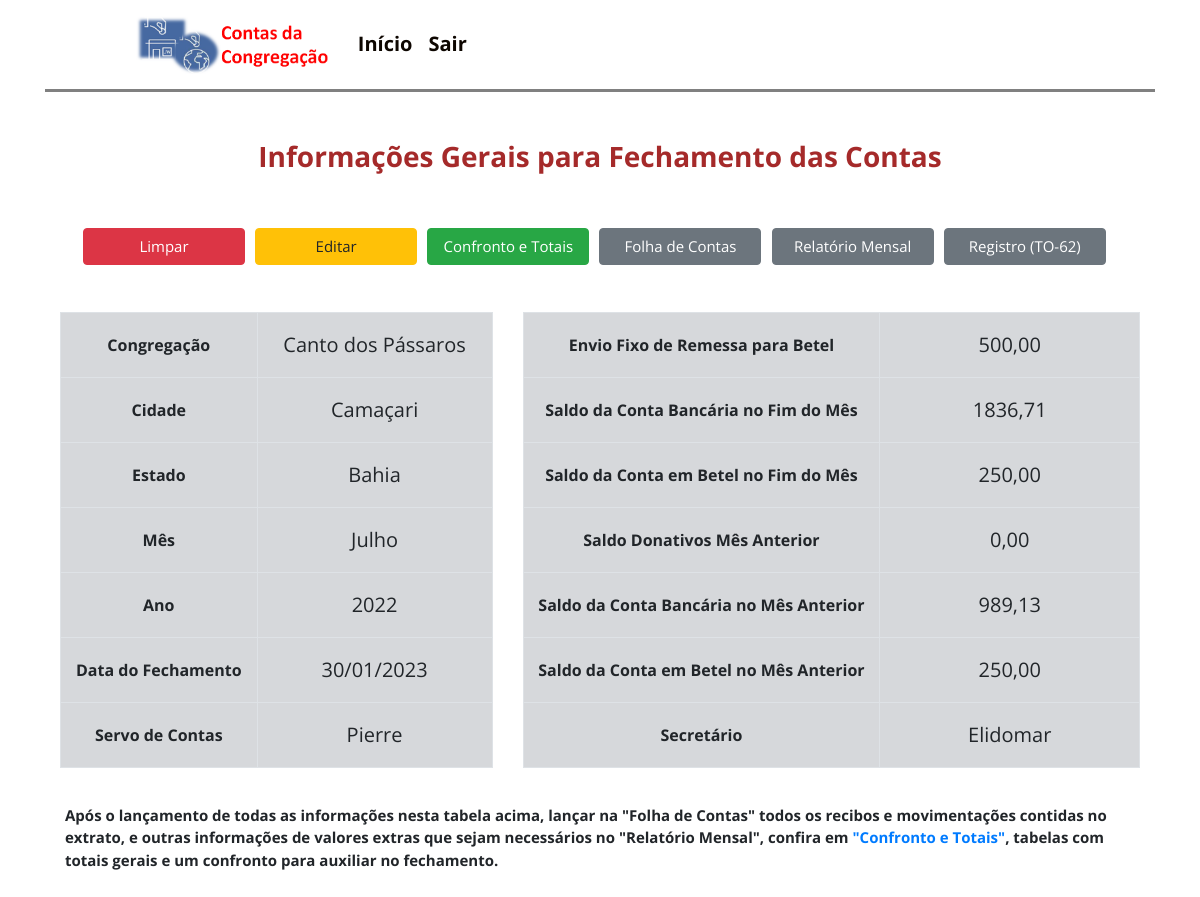
/view_gerais_contas/ (signed in), run on the app's committed database.
### contas/models.py (models this page shows)
class Gerais(models.Model):
    congregação = models.CharField(max_length=60, blank=True, null=True)
    cidade = models.CharField(max_length=60, blank=True, null=True)
    estado = models.CharField(max_length=60, blank=True, null=True)
    mês = models.CharField(max_length=60, blank=True, null=True)
    ano = models.CharField(max_length=60, blank=True, null=True)
    data_do_Fechamento = models.DateField(blank=True, null=True,)
    servo_de_contas = models.CharField(max_length=60, blank=True, null=True)
    secretário = models.CharField(max_length=60, blank=True, null=True)
    saldo_Final_do_Extrato_Mensal = models.DecimalField(blank=True, null=True, max_digits = 10, decimal_places = 2, verbose_name='Saldo da Conta Bancária no Fim do Mês')
    remessa_Enviada_para_Betel_Resolução = models.DecimalField(blank=True, null=True, max_digits = 10, decimal_places = 2, verbose_name='Envio Fixo de Remessa para Betel ')
    saldo_Final_do_Extrato_de_Betel = models.DecimalField(blank=True, null=True, max_digits = 10, decimal_places = 2, verbose_name='Saldo da Conta em Betel no Fim do Mês')
    saldo_Final_dos_Donativos_Mês_Anterior = models.DecimalField(blank=True, null=True, max_digits = 10, decimal_places = 2, verbose_name='Saldo Donativos Mês Anterior' )
    saldo_Final_da_Conta_Bancária_Mês_Anterior = models.DecimalField(blank=True, null=True, max_digits = 10, decimal_places = 2, verbose_name='Saldo da Conta Bancária no Mês Anterior	')
    saldo_Final_da_Conta_em_Betel_Mês_Anterior = models.DecimalField(blank=True, null=True, max_digits = 10, decimal_places = 2, verbose_name='Saldo da Conta em Betel no Mês Anterior	')

### contas/views.py (the view)
# urls.py: path('view_gerais_contas/', views.view_gerais_contas),
@login_required
def view_gerais_contas(request):
    gerais = Gerais.objects.all()
    return render(request, 'cp/view_gerais_contas.html', {'gerais': gerais})

### templates/cp/view_gerais_contas.html (shortened to what this page needs)
{% extends 'base.html' %}
{% block content %}
{% load static %}
<br>
<div class="container">
<h3 style="text-align:center;">Informações Gerais para Fechamento das Contas</h3>
<br>
<div class="row">
<div class="col-sm-12">
  <div class="card">
         <div id='botoes_gerais' class="card-body">
            {% if gerais %}
                <a id="registro_b" href="/deletar_gerais_contas" class="btn btn-danger">Limpar</a>
             {% else %}
               <a id="registro_b" href="/add_gerais_contas" class="btn btn-success">Inserir</a>
              {% endif %}
              {% for a in gerais %}
             <a id="registro_b"href="/editar_gerais_contas/{{a.id}}" class="btn btn-warning">Editar</a>
              {% endfor %}
               <a id="registro_b" href="/resultado" class="btn btn-success" role="button" aria-pressed="true">Confronto e Totais</a>
                <a id="registro_b"href="/contas"  class="btn btn-secondary">Folha de Contas</a></span>
                <a id="registro_b"href="/relatório_mensal"  class="btn btn-secondary">Relatório Mensal</a>
                <a id="registro_b"href="/registro" class="btn btn-secondary">Registro (TO-62)</a>
               </div>
      </div>
      </div>
 </div>
  <br>
  <div class="row">
 <div class="col-md-5">
    <table class='table table-hover table-bordered table-secondary'id="tabela_view_gerais1">
      <tbody>
           <tr>
           <th>Congregação</th>
           {% for a in gerais %}
           <td>{{ a.congregação|default_if_none:"&nbsp;" }}</td>
           {% endfor %}
        </tr>
           <th>Cidade</th>
           {% for a in gerais %}
           <td>{{ a.cidade|default_if_none:"&nbsp;" }}</td>
           {% endfor %}
           <tr>
           <th>Estado</th>
           {% for a in gerais %}
           <td>{{ a.estado|default_if_none:"&nbsp;" }}</td>
           {% endfor %}
        </tr>
           <tr>
           <th>Mês</th>
           {% for a in gerais %}
           <td>{{ a.mês|default_if_none:"&nbsp;" }}</td>
           {% endfor %}
        </tr>
           <tr>
           <th>Ano</th>
           {% for a in gerais %}
           <td>{{ a.ano|default_if_none:"&nbsp;" }}</td>
           {% endfor %}
        </tr>
           <tr>
           <th>Data do Fechamento</th>
           {% for a in gerais %}
           <td>{{ a.data_do_Fechamento|date:'d/m/Y' }}</td>
           {% endfor %}
        </tr>
        <tr>
         <th>Servo de Contas</th>
         {% for a in gerais %}
         <td>{{ a.servo_de_contas|default_if_none:"&nbsp;" }}</td>
         {% endfor %}
      </tr>
    </tbody>
   </table>
</div>
<div class="col-md-7">
   <table class='table table-hover table-bordered table-secondary'id="tabela_view_gerais">
      <tbody>
        <tr>
         <th>Envio Fixo de Remessa para Betel</th>
         {% for a in gerais %}
         <td>{{ a.remessa_Enviada_para_Betel_Resolução|default_if_none:"&nbsp;" }}</td>
         {% endfor %}
      </tr>
           <tr>
            <th>Saldo da Conta Bancária no Fim do Mês</th>
           {% for a in gerais %}
           <td>{{ a.saldo_Final_do_Extrato_Mensal|default_if_none:"&nbsp;" }}</td>
           {% endfor %}
        </tr>
           <tr>
           <th>Saldo da Conta em Betel no Fim do Mês</th>
           {% for a in gerais %}
           <td>{{ a.saldo_Final_do_Extrato_de_Betel|default_if_none:"&nbsp;" }}</td>
           {% endfor %}
        </tr>
           <tr>
           <th>Saldo Donativos Mês Anterior</th>
           {% for a in gerais %}
           <td>{{ a.saldo_Final_dos_Donativos_Mês_Anterior|default_if_none:"&nbsp;" }}</td>
           {% endfor %}
        </tr>
           <tr>
           <th>Saldo da Conta Bancária no Mês Anterior</th>
           {% for a in gerais %}
           <td>{{ a.saldo_Final_da_Conta_Bancária_Mês_Anterior|default_if_none:"&nbsp;" }}</td>
           {% endfor %}
            </tr>
           <tr>
           <th>Saldo da Conta em Betel no Mês Anterior</th>
           {% for a in gerais %}
           <td>{{ a.saldo_Final_da_Conta_em_Betel_Mês_Anterior|default_if_none:"&nbsp;" }}</td>
           {% endfor %}
          </tr>
          <tr>
            <th>Secretário</th>
            {% for a in gerais %}
            <td>{{ a.secretário|default_if_none:"&nbsp;" }}</td>
            {% endfor %}
         </tr>
         </tbody>
      </table>
 </div>
</div>
</div>
<div class="card-body">
   <p style='font-size: 15px'><b>Após o lançamento de todas as informações nesta tabela acima, lançar na "Folha de Contas" todos os recibos e movimentações contidas no extrato, e outras informações de valores extras que sejam necessários no "Relatório Mensal", confira em <a href="/resultado"> "Confronto e Totais"</a>, tabelas com totais gerais e um confronto para auxiliar no fechamento.</b>
  </div>
</div>
{% endblock %}

### static/css/style.css (style rules this page uses)
body { margin: 0; position: relative; height: 100vh; width: 100vw; font-family: 'Open Sans', sans-serif; background-size: cover; }
h3 { font-weight:bolder; text-align: center; color: brown; }
#tabela3_FC th, td { font-size: 20px; width: 200px; }
#tabela_view_gerais th { text-align: center; width: 330px; line-height: 40px; }
#tabela_view_gerais1 th { text-align: center; width: 200px; line-height: 40px; }
#tabela_view_gerais td { text-align: center; width: 240px; line-height: 40px; }
#tabela_view_gerais1 td { text-align: center; width: 240px; line-height: 40px; }
#registro_b { margin: 3px; width: 162px; font-size: 15px; }
.card { border:none; }

### data on the page
Gerais: congregação "Canto dos Pássaros", cidade "Camaçari", estado "Bahia", mês "Julho", ano "2022", data_do_Fechamento "30/01/2023", servo_de_contas "Pierre", remessa_Enviada_para_Betel_Resolução "500,00", saldo_Final_do_Extrato_Mensal "1836,71", saldo_Final_do_Extrato_de_Betel "250,00", saldo_Final_dos_Donativos_Mês_Anterior "0,00", saldo_Final_da_Conta_Bancária_Mês_Anterior "989,13", saldo_Final_da_Conta_em_Betel_Mês_Anterior "250,00", secretário "Elidomar"
